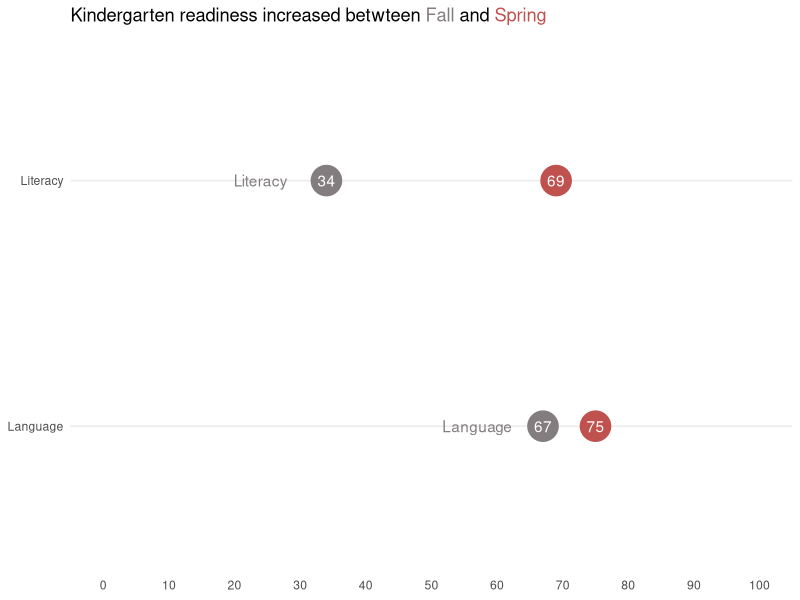

Write R code to recreate this figure.
library(tidyverse)
library(ggtext)

kindergarten_readiness <- tribble(
  ~subject, ~score, ~date,
  "Literacy", 34, "Fall",
  "Literacy", 69, "Spring",
  "Language", 67, "Fall",
  "Language", 75, "Spring"
)

subject_labels <- kindergarten_readiness %>% 
  group_by(subject) %>% 
  filter(score == min(score)) %>% 
  ungroup() %>% 
  mutate(score = score - 10)

kindergarten_readiness %>% 
  ggplot(aes(x = score,
             y = subject,
             color = date,
             label = score)) +
  geom_point(size = 10) +
  geom_text(color = "white") +
  geom_text(data = subject_labels,
            aes(x = score,
                y = subject,
                label = subject)) +
  theme_minimal() +
  scale_color_manual(values = c(
    "Fall" = "#837d80",
    "Spring" = "#bf524e"
  )) +
  labs(title = "Kindergarten readiness increased betwteen <span style='color: #837d80'>Fall</span> and <span style='color: #bf524e'>Spring</span>") +
  scale_x_continuous(limits = c(0, 100),
                     breaks = seq(0, 100, by = 10)) +
  theme(axis.title = element_blank(),
        panel.grid.major.x = element_blank(),
        panel.grid.minor.x = element_blank(),
        plot.title = element_markdown(),
        legend.position = "none") 
